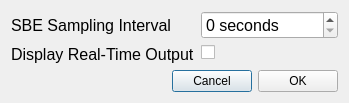
<?xml version="1.0" encoding="UTF-8"?>
<ui version="4.0">
 <class>sbeSetInterval</class>
 <widget class="QDialog" name="sbeSetInterval">
  <property name="geometry">
   <rect>
    <x>0</x>
    <y>0</y>
    <width>339</width>
    <height>101</height>
   </rect>
  </property>
  <property name="windowTitle">
   <string>Set Sampling Interval</string>
  </property>
  <property name="modal">
   <bool>true</bool>
  </property>
  <layout class="QVBoxLayout" name="verticalLayout">
   <item>
    <layout class="QFormLayout" name="formLayout">
     <item row="0" column="0">
      <widget class="QLabel" name="label">
       <property name="font">
        <font>
         <pointsize>12</pointsize>
        </font>
       </property>
       <property name="text">
        <string>SBE Sampling Interval</string>
       </property>
      </widget>
     </item>
     <item row="1" column="0">
      <widget class="QLabel" name="label_2">
       <property name="font">
        <font>
         <pointsize>12</pointsize>
        </font>
       </property>
       <property name="text">
        <string>Display Real-Time Output</string>
       </property>
      </widget>
     </item>
     <item row="1" column="1">
      <widget class="QCheckBox" name="cbRTO">
       <property name="text">
        <string/>
       </property>
      </widget>
     </item>
     <item row="0" column="1">
      <widget class="QSpinBox" name="spinInterval">
       <property name="font">
        <font>
         <pointsize>12</pointsize>
        </font>
       </property>
       <property name="toolTip">
        <string>Interval (in seconds) between samples.</string>
       </property>
       <property name="suffix">
        <string> seconds</string>
       </property>
       <property name="minimum">
        <number>0</number>
       </property>
       <property name="maximum">
        <number>32766</number>
       </property>
       <property name="value">
        <number>0</number>
       </property>
      </widget>
     </item>
    </layout>
   </item>
   <item>
    <layout class="QHBoxLayout" name="horizontalLayout">
     <item>
      <spacer name="horizontalSpacer">
       <property name="orientation">
        <enum>Qt::Horizontal</enum>
       </property>
       <property name="sizeHint" stdset="0">
        <size>
         <width>478</width>
         <height>20</height>
        </size>
       </property>
      </spacer>
     </item>
     <item>
      <widget class="QPushButton" name="pbCancel">
       <property name="text">
        <string>Cancel</string>
       </property>
      </widget>
     </item>
     <item>
      <widget class="QPushButton" name="pbOK">
       <property name="text">
        <string>OK</string>
       </property>
      </widget>
     </item>
    </layout>
   </item>
  </layout>
 </widget>
 <resources/>
 <connections/>
</ui>
